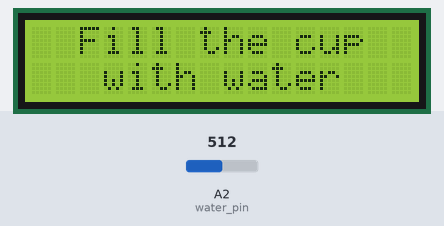
The sketch below on a simulated Arduino Uno, built with avr-gcc and run on an emulated ATmega328P. Shown: 16×2 character LCD. The inputs (shaded band) are chosen by the test bench; at power-on: A2 (water_pin) = 512. What the sketch prints to the serial monitor is not drawn.

Above: at 10.1 s.

The sketch:

WaterhighLCD.ino
```cpp
#include <Wire.h>
#include <LiquidCrystal_I2C.h>

LiquidCrystal_I2C lcd(0x27,16,2);

int water_pin = A2;

void setup(){
  Serial.begin(9600);
}

void loop(){
  int val1 = analogRead(A2);
  Serial.print(val1);
  Serial.print("\n");
  delay(10000);

  if(val1 < 550){
    lcd.init();
    lcd.backlight();
    lcd.setCursor(2,0);
    lcd.print("Fill the cup");
    lcd.setCursor(3,1);
    lcd.print("with water");
  }

  else{
    lcd.noBacklight();
  }

}
```
